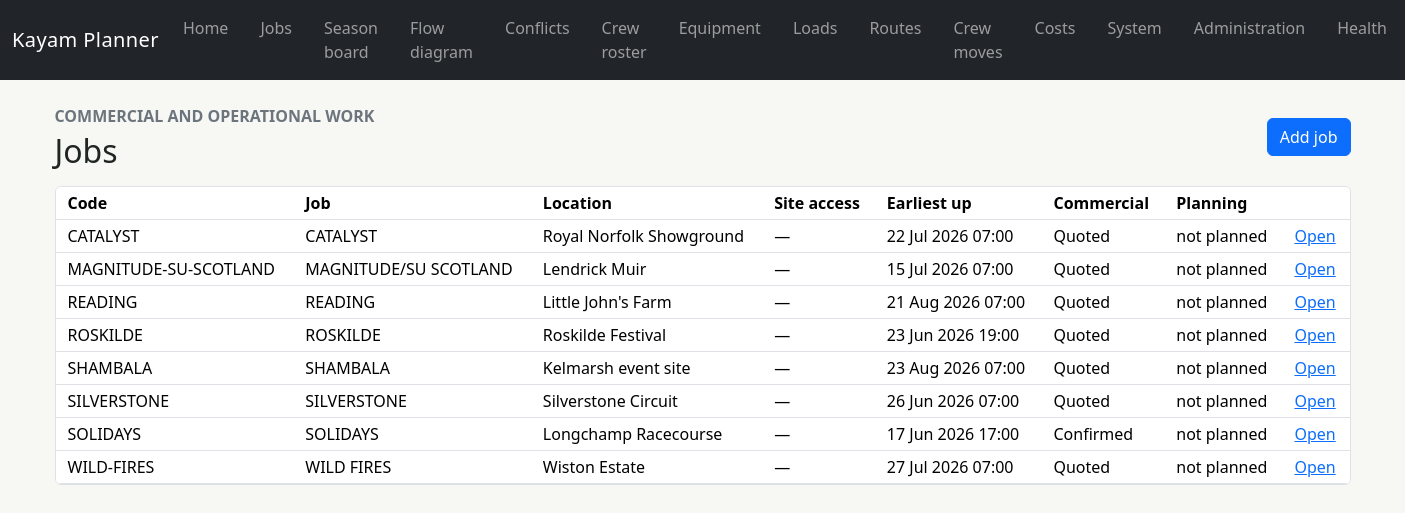
Page /jobs on the committed database.
### app/models/jobs.py (models this page shows, shortened)
class Job(Base):
    __tablename__ = "jobs"
    __table_args__ = (
        CheckConstraint(
            "confidence_percent IS NULL OR confidence_percent BETWEEN 0 AND 100",
            name="confidence_range",
        ),
        CheckConstraint("contract_revenue >= 0", name="contract_revenue_nonnegative"),
        CheckConstraint(
            "site_clear_by IS NULL OR site_access_at IS NULL OR site_clear_by >= site_access_at",
            name="clear_after_access",
        ),
    )
    id: Mapped[int] = mapped_column(primary_key=True)
    job_code: Mapped[str] = mapped_column(String(50), unique=True, index=True)
    name: Mapped[str] = mapped_column(String(200), index=True)
    customer_name: Mapped[str] = mapped_column(String(200))
    location_id: Mapped[int] = mapped_column(ForeignKey("locations.id"), index=True)
    commercial_status: Mapped[CommercialStatus] = mapped_column(
        Enum(CommercialStatus, native_enum=False, length=30),
        default=CommercialStatus.ENQUIRY,
        index=True,
    )
    planning_status: Mapped[PlanningStatus] = mapped_column(
        Enum(PlanningStatus, native_enum=False, length=30),
        default=PlanningStatus.NOT_PLANNED,
        index=True,
    )
    confidence_percent: Mapped[int | None] = mapped_column(Integer)
    contract_revenue: Mapped[Decimal] = mapped_column(Numeric(14, 2), default=0)
    currency: Mapped[str] = mapped_column(String(3), default="GBP")
    site_access_at: Mapped[datetime | None] = mapped_column(AwareDateTime(), index=True)
    site_clear_by: Mapped[datetime | None] = mapped_column(AwareDateTime())
    maintenance_cover_required: Mapped[bool] = mapped_column(Boolean, default=False)
    catering_arrangement: Mapped[str | None] = mapped_column(Text)
    accommodation_arrangement: Mapped[str | None] = mapped_column(Text)
    ground_type: Mapped[str | None] = mapped_column(String(100))
    build_scope: Mapped[str | None] = mapped_column(Text)
    strike_scope: Mapped[str | None] = mapped_column(Text)
    operational_notes: Mapped[str | None] = mapped_column(Text)
    commercial_notes: Mapped[str | None] = mapped_column(Text)
    deposit_received_at: Mapped[datetime | None] = mapped_column(AwareDateTime())
    confirmed_at: Mapped[datetime | None] = mapped_column(AwareDateTime())
    cancelled_at: Mapped[datetime | None] = mapped_column(AwareDateTime())
    created_at: Mapped[datetime] = mapped_column(AwareDateTime(), default=utc_now)
    updated_at: Mapped[datetime] = mapped_column(AwareDateTime(), default=utc_now, onupdate=utc_now)
    location: Mapped[Location] = relationship()
    tent_requirements: Mapped[list[JobTentRequirement]] = relationship(
        back_populates="job", cascade="all, delete-orphan"
    )
    equipment_requirements: Mapped[list[JobEquipmentRequirement]] = relationship(
        back_populates="job", cascade="all, delete-orphan"
    )
    phases: Mapped[list[JobPhase]] = relationship(
        back_populates="job", cascade="all, delete-orphan"
    )
    local_crew_bookings: Mapped[list[LocalCrewBooking]] = relationship(
        back_populates="job", cascade="all, delete-orphan"
    )

class JobTentRequirement(Base):
    __tablename__ = "job_tent_requirements"
    __table_args__ = (
        CheckConstraint("quantity > 0", name="quantity_positive"),
        CheckConstraint("contracted_down_at > contracted_up_at", name="contract_date_order"),
    )
    id: Mapped[int] = mapped_column(primary_key=True)
    job_id: Mapped[int] = mapped_column(ForeignKey("jobs.id", ondelete="CASCADE"), index=True)
    quantity: Mapped[int] = mapped_column(Integer)
    custom_name: Mapped[str | None] = mapped_column(String(200))
    contracted_up_at: Mapped[datetime] = mapped_column(AwareDateTime(), index=True)
    contracted_down_at: Mapped[datetime] = mapped_column(AwareDateTime(), index=True)
    notes: Mapped[str | None] = mapped_column(Text)
    job: Mapped[Job] = relationship(back_populates="tent_requirements")
    sections: Mapped[list[JobTentSection]] = relationship(
        back_populates="tent_requirement",
        cascade="all, delete-orphan",
        order_by="JobTentSection.sequence_index",
    )

### app/models/administration.py (models this page shows)
class TimestampMixin:
    created_at: Mapped[datetime] = mapped_column(AwareDateTime(), default=utc_now, nullable=False)
    updated_at: Mapped[datetime] = mapped_column(
        AwareDateTime(), default=utc_now, onupdate=utc_now, nullable=False
    )

class Location(TimestampMixin, Base):
    __tablename__ = "locations"
    __table_args__ = (
        CheckConstraint(
            "latitude IS NULL OR (latitude >= -90 AND latitude <= 90)",
            name="latitude_range",
        ),
        CheckConstraint(
            "longitude IS NULL OR (longitude >= -180 AND longitude <= 180)",
            name="longitude_range",
        ),
        CheckConstraint("default_unload_duration_minutes >= 0", name="unload_duration_nonnegative"),
    )
    id: Mapped[int] = mapped_column(primary_key=True)
    name: Mapped[str] = mapped_column(String(200), unique=True, index=True)
    location_type: Mapped[LocationType] = mapped_column(
        Enum(LocationType, native_enum=False, length=20), default=LocationType.SITE
    )
    address_line_1: Mapped[str | None] = mapped_column(String(200))
    address_line_2: Mapped[str | None] = mapped_column(String(200))
    city: Mapped[str | None] = mapped_column(String(100))
    region: Mapped[str | None] = mapped_column(String(100))
    postcode: Mapped[str | None] = mapped_column(String(30))
    country_code: Mapped[str] = mapped_column(String(2), default="GB")
    latitude: Mapped[Decimal | None] = mapped_column(Numeric(9, 6))
    longitude: Mapped[Decimal | None] = mapped_column(Numeric(9, 6))
    timezone: Mapped[str] = mapped_column(String(100), default="Europe/London")
    geocoding_provider: Mapped[str | None] = mapped_column(String(50))
    geocoding_place_id: Mapped[str | None] = mapped_column(String(200))
    geocoded_at: Mapped[datetime | None] = mapped_column(AwareDateTime())
    access_notes: Mapped[str | None] = mapped_column(Text)
    hgv_notes: Mapped[str | None] = mapped_column(Text)
    receiving_notes: Mapped[str | None] = mapped_column(Text)
    default_unload_duration_minutes: Mapped[int] = mapped_column(Integer, default=60)
    active: Mapped[bool] = mapped_column(Boolean, default=True)

### app/routes/jobs.py (the view)
@router.get("/jobs", response_class=HTMLResponse)
def jobs_list(request: Request, session: SessionDependency) -> HTMLResponse:
    jobs = JobService(session).list_jobs()
    return templates.TemplateResponse(
        request=request, name="jobs/list.html", context={"jobs": jobs}
    )

### app/templates/jobs/list.html (shortened to what this page needs)
{% extends "base.html" %}
{% block content %}
  <div class="d-flex justify-content-between align-items-center mb-3">
    <div><p class="text-uppercase text-secondary fw-semibold mb-1">Commercial and operational work</p><h1 class="h2 mb-0">Jobs</h1></div>
    <a class="btn btn-primary" href="/jobs/new">Add job</a>
  </div>
  <div class="table-responsive border rounded bg-white">
    <table class="table table-sm table-hover align-middle mb-0 admin-table">
      <thead><tr><th>Code</th><th>Job</th><th>Location</th><th>Site access</th><th>Earliest up</th><th>Commercial</th><th>Planning</th><th></th></tr></thead>
      <tbody>
        {% for job in jobs %}
          <tr class="job-status-{{ job.commercial_status.value }}">
            <td>{{ job.job_code }}</td><td>{{ job.name }}</td><td>{{ job.location.name }}</td>
            <td>{{ job.site_access_at.strftime('%d %b %Y %H:%M') if job.site_access_at else '—' }}</td><td>{{ job.earliest_up_at.strftime('%d %b %Y %H:%M') if job.earliest_up_at else '—' }}</td>
            <td><span class="status-label">{{ job.commercial_status.value|replace('_', ' ') }}</span></td>
            <td>{{ job.planning_status.value|replace('_', ' ') }}</td><td><a href="/jobs/{{ job.id }}">Open</a></td>
          </tr>
        {% else %}<tr><td colspan="8" class="text-center text-secondary py-4">No jobs yet.</td></tr>{% endfor %}
      </tbody>
    </table>
  </div>
{% endblock %}

### app/templates/base.html (shortened to what this page needs)
<!doctype html>
<html lang="en">
  <head>
    <link
      href="https://cdn.jsdelivr.net/npm/bootstrap@5.3.7/dist/css/bootstrap.min.css"
      rel="stylesheet"
    >
    <link href="{{ url_for('static', path='/css/app.css') }}" rel="stylesheet">
  </head>
  <body>
    <nav class="navbar navbar-expand-lg bg-dark" data-bs-theme="dark" aria-label="Primary">
      <div class="container-fluid">
        <a class="navbar-brand" href="/">Kayam Planner</a>
        <ul class="navbar-nav flex-row gap-3">
          <li class="nav-item"><a class="nav-link" href="/">Home</a></li>
          <li class="nav-item"><a class="nav-link" href="/jobs">Jobs</a></li>
          <li class="nav-item"><a class="nav-link" href="/planning">Season board</a></li>
          <li class="nav-item"><a class="nav-link" href="/planning/flow">Flow diagram</a></li>
          <li class="nav-item"><a class="nav-link" href="/conflicts">Conflicts</a></li>
          <li class="nav-item"><a class="nav-link" href="/planning/roster">Crew roster</a></li>
          <li class="nav-item"><a class="nav-link" href="/equipment">Equipment</a></li>
          <li class="nav-item"><a class="nav-link" href="/loads">Loads</a></li>
          <li class="nav-item"><a class="nav-link" href="/routes">Routes</a></li>
          <li class="nav-item"><a class="nav-link" href="/crew-moves">Crew moves</a></li>
          <li class="nav-item"><a class="nav-link" href="/costs">Costs</a></li>
          <li class="nav-item"><a class="nav-link" href="/system">System</a></li>
          <li class="nav-item"><a class="nav-link" href="/admin">Administration</a></li>
          <li class="nav-item"><a class="nav-link" href="/health">Health</a></li>
        </ul>
      </div>
    </nav>
    <main id="main-content" class="{% block main_class %}container py-4{% endblock %}">
      {% block content %}{% endblock %}
    </main>
  </body>
</html>

### app/static/css/app.css (style rules this page uses)
:root { --kayam-focus: #f3b61f; }
body { background: #f7f7f4; color: #202522; }
.navbar-brand { letter-spacing: 0.02em; }
.admin-table th, .admin-table td { padding-inline: 0.75rem; white-space: nowrap; }
.job-status-quoted, .job-status-enquiry, .job-status-deposit_requested { background-image: repeating-linear-gradient(135deg, transparent, transparent 7px, #eef1ee 7px, #eef1ee 14px); }
.status-label { text-transform: capitalize; }

### rows in the picture
Job: job_code "CATALYST", name "CATALYST", location.name "Royal Norfolk Showground", site_access_at "—", earliest_up_at "22 Jul 2026 07:00", commercial_status.value "Quoted", planning_status.value "not planned"
Job: job_code "MAGNITUDE-SU-SCOTLAND", name "MAGNITUDE/SU SCOTLAND", location.name "Lendrick Muir", site_access_at "—", earliest_up_at "15 Jul 2026 07:00", commercial_status.value "Quoted", planning_status.value "not planned"
Job: job_code "READING", name "READING", location.name "Little John's Farm", site_access_at "—", earliest_up_at "21 Aug 2026 07:00", commercial_status.value "Quoted", planning_status.value "not planned"
Job: job_code "ROSKILDE", name "ROSKILDE", location.name "Roskilde Festival", site_access_at "—", earliest_up_at "23 Jun 2026 19:00", commercial_status.value "Quoted", planning_status.value "not planned"
Job: job_code "SHAMBALA", name "SHAMBALA", location.name "Kelmarsh event site", site_access_at "—", earliest_up_at "23 Aug 2026 07:00", commercial_status.value "Quoted", planning_status.value "not planned"
Job: job_code "SILVERSTONE", name "SILVERSTONE", location.name "Silverstone Circuit", site_access_at "—", earliest_up_at "26 Jun 2026 07:00", commercial_status.value "Quoted", planning_status.value "not planned"
Job: job_code "SOLIDAYS", name "SOLIDAYS", location.name "Longchamp Racecourse", site_access_at "—", earliest_up_at "17 Jun 2026 17:00", commercial_status.value "Confirmed", planning_status.value "not planned"
Job: job_code "WILD-FIRES", name "WILD FIRES", location.name "Wiston Estate", site_access_at "—", earliest_up_at "27 Jul 2026 07:00", commercial_status.value "Quoted", planning_status.value "not planned"
